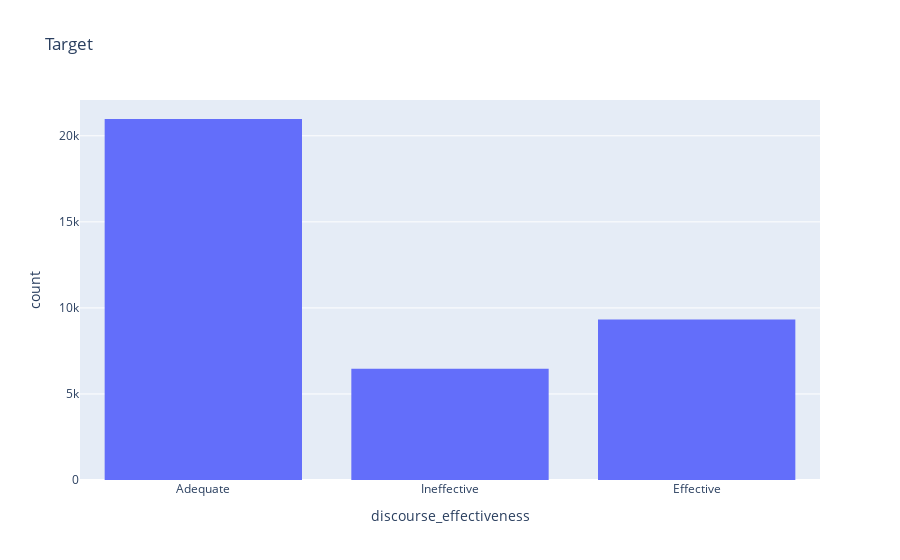

Notebook code cell kept with this figure:
### Markdown cell above
### Visualizing data by Target variable
Adequate is having highest number of records than the other categories

### Code cell
fig = plx.histogram(train_df,x='discourse_effectiveness',title="Target")
fig.show()

### Figure 1 — Plotly figure (JSON) as saved in the notebook; plotly's stock layout.template omitted (floating-point values rounded to 4 significant figures; data arrays with more than 128 entries replaced by an {"elided": "..."} marker saying what was removed)
{"data": [{"alignmentgroup": "True", "bingroup": "x", "hovertemplate": "discourse_effectiveness=%{x}<br>count=%{y}<extra></extra>", "legendgroup": "", "marker": {"color": "#636efa", "pattern": {"shape": ""}}, "name": "", "offsetgroup": "", "orientation": "v", "showlegend": false, "type": "histogram", "x": {"elided": "36765 str values"}, "xaxis": "x", "yaxis": "y"}], "layout": {"barmode": "relative", "legend": {"tracegroupgap": 0}, "title": {"text": "Target"}, "xaxis": {"anchor": "y", "domain": [0, 1], "title": {"text": "discourse_effectiveness"}}, "yaxis": {"anchor": "x", "domain": [0, 1], "title": {"text": "count"}}}}
